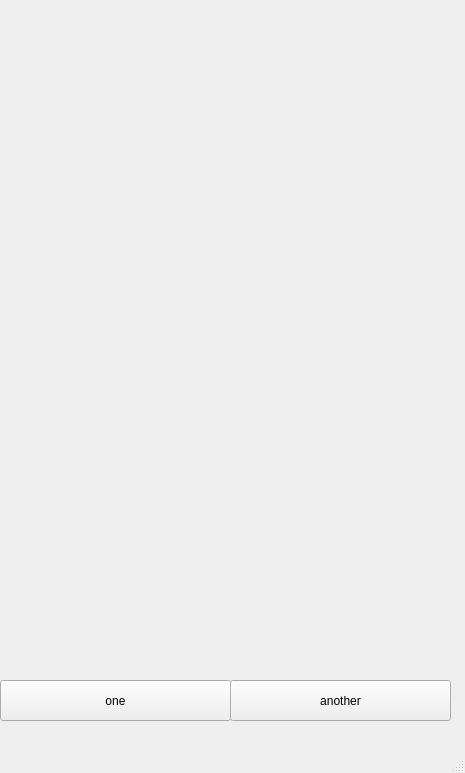
<?xml version="1.0" encoding="UTF-8"?>
<ui version="4.0">
 <class>MainWindow</class>
 <widget class="QMainWindow" name="MainWindow">
  <property name="geometry">
   <rect>
    <x>0</x>
    <y>0</y>
    <width>465</width>
    <height>773</height>
   </rect>
  </property>
  <property name="windowTitle">
   <string>MainWindow</string>
  </property>
  <widget class="QWidget" name="centralwidget">
   <widget class="QLabel" name="picture">
    <property name="geometry">
     <rect>
      <x>0</x>
      <y>0</y>
      <width>461</width>
      <height>681</height>
     </rect>
    </property>
    <property name="autoFillBackground">
     <bool>false</bool>
    </property>
    <property name="text">
     <string/>
    </property>
    <property name="pixmap">
     <pixmap>girl.jpg</pixmap>
    </property>
    <property name="scaledContents">
     <bool>false</bool>
    </property>
    <property name="wordWrap">
     <bool>false</bool>
    </property>
   </widget>
   <widget class="QPushButton" name="one">
    <property name="geometry">
     <rect>
      <x>0</x>
      <y>680</y>
      <width>231</width>
      <height>41</height>
     </rect>
    </property>
    <property name="text">
     <string>one</string>
    </property>
   </widget>
   <widget class="QPushButton" name="another">
    <property name="geometry">
     <rect>
      <x>230</x>
      <y>680</y>
      <width>221</width>
      <height>41</height>
     </rect>
    </property>
    <property name="text">
     <string>another</string>
    </property>
   </widget>
  </widget>
  <widget class="QMenuBar" name="menubar">
   <property name="geometry">
    <rect>
     <x>0</x>
     <y>0</y>
     <width>465</width>
     <height>26</height>
    </rect>
   </property>
  </widget>
  <widget class="QStatusBar" name="statusbar"/>
 </widget>
 <resources/>
 <connections/>
</ui>
